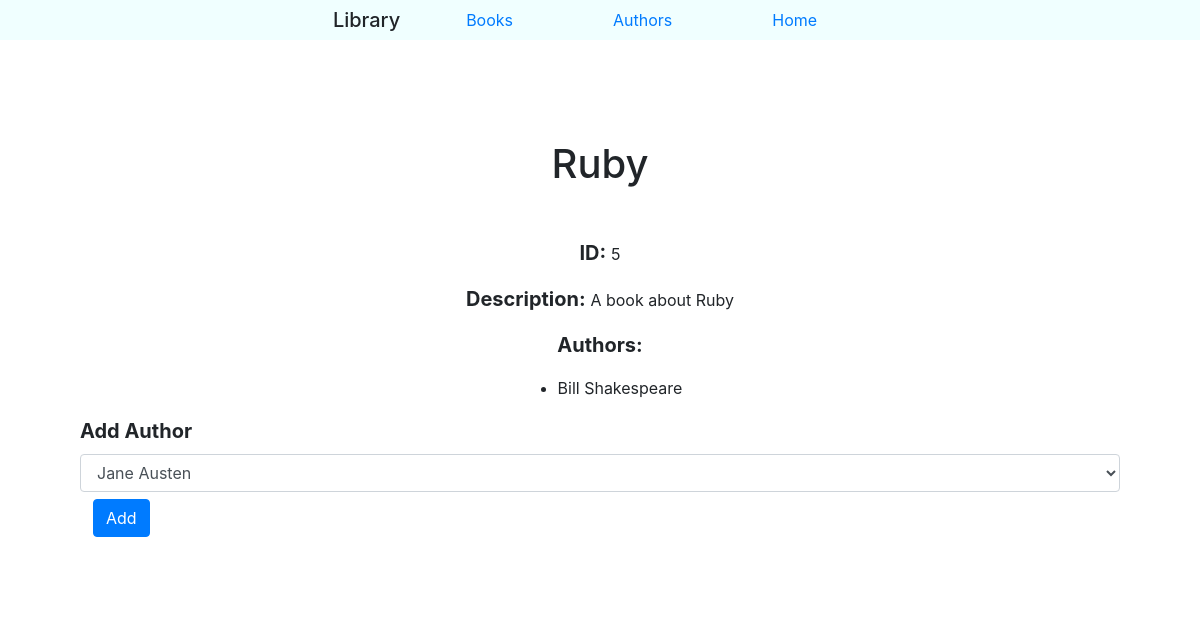
The app's page /books/5, older data.
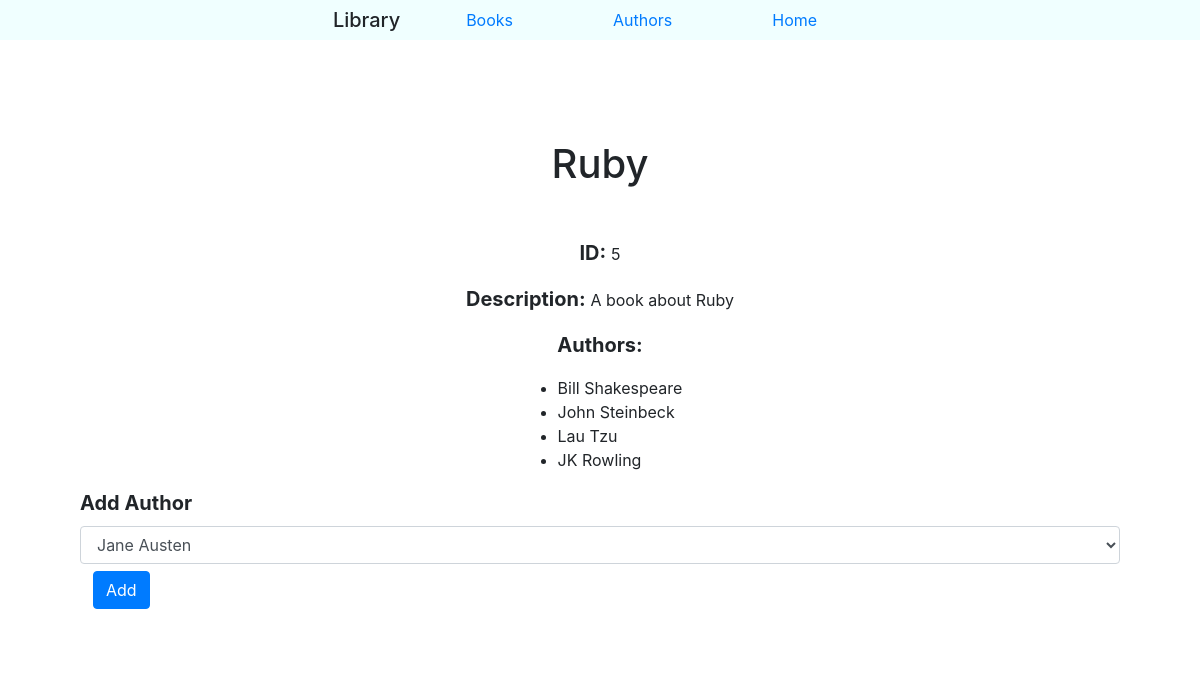
The same page, newer data.
### books_authors_app/models.py (models this page shows)
class Author(models.Model):
    first_name = models.CharField(max_length=45)
    last_name = models.CharField(max_length=45)
    notes = models.TextField()
    books = models.ManyToManyField(Book, related_name="authors")
    created_at = models.DateTimeField(auto_now_add=True)
    updated_at = models.DateTimeField(auto_now=True)
    def __str__(self):
        return '{} {}'.format(self.first_name, self.last_name)

### books_authors_app/views.py (the view)
# urls.py: path('books/<int:book_id>', views.book_info),
def book_info(request, book_id):
    context = {
        "book": Book.objects.get(id=book_id),
        "authors": Author.objects.exclude(books__id=book_id)
    }
    return render(request, 'book_info.html', context)

### books_authors_app/templates/book_info.html (shortened to what this page needs)
<!DOCTYPE html>
<html lang="en">
<head>
    <link rel="stylesheet" href="https://maxcdn.bootstrapcdn.com/bootstrap/4.0.0/css/bootstrap.min.css">
    {% load static %}
    <link rel="stylesheet" href="{% static 'style.css' %}">
</head>
<body>
    <nav class="menu">
        <span class="navbar-brand mb-0 h1">Library</span>
        <ul class="navbar-nav">
            <li class="nav-item active">
                <a class="nav-link" href="/books">Books</a>
            </li>
            <li class="nav-item active">
                <a class="nav-link" href="/authors">Authors</a>
            </li>
            <li class="nav-item active">
                <a class="nav-link" href="/">Home</a>
            </li>
        </ul>
    </nav>
    <div class="container">
        <h1>{{book.title}}</h1>
        <div class="info">
            <p><span>ID: </span>{{book.id}}</p>
            <p><span>Description: </span>{{book.desc}}</p>
            <p><span>Authors: </span></p>
            <ul>
                {% for author in book.authors.all %}
                <li>{{author}}</li>
                {% endfor %}
            </ul>
        </div>
        {% if authors %}
        <form action="/books/{{book.id}}/assign" method="POST">
            <label for="author_id">Add Author</label>
            <select class="form-control" name="author_id">
                {% for author in authors %}
                <option value="{{author.id}}">{{author}}</option>
                {% endfor %}
            </select>
            <div class="btn">
                <button type="submit" class="btn btn-primary">Add</button>
            </div>
        </form>
        {% endif %}
    </div>
</body>
</html>

Row changes from the older to the newer data that the page shows:
now on this page (row unchanged): Author: first_name+last_name "John Steinbeck"
now on this page (row unchanged): Author: first_name+last_name "Lau Tzu"
added Author: first_name+last_name "JK Rowling"
